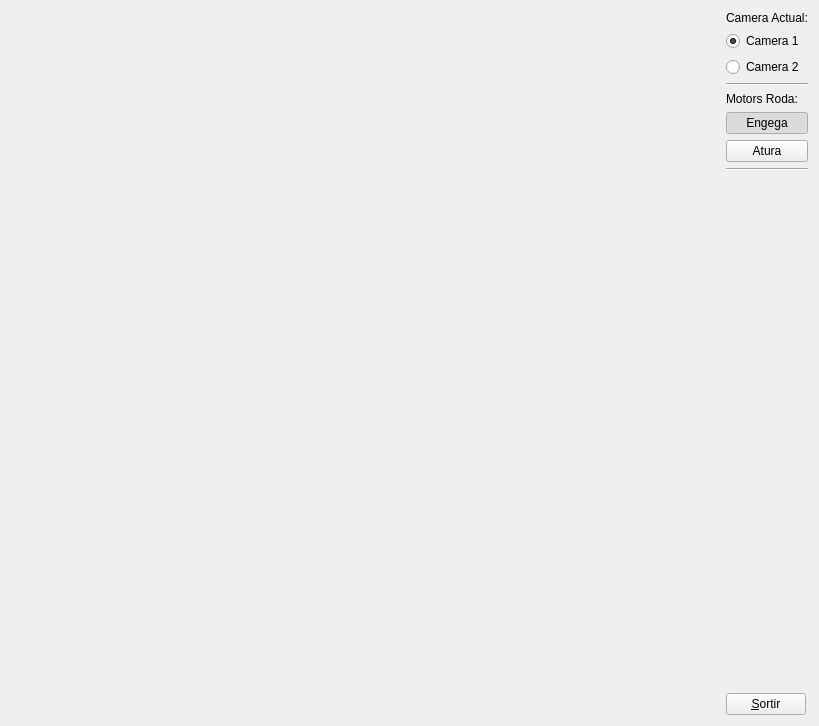
<?xml version="1.0" encoding="UTF-8"?>
<ui version="4.0">
 <class>MyForm</class>
 <widget class="QWidget" name="MyForm">
  <property name="geometry">
   <rect>
    <x>0</x>
    <y>0</y>
    <width>819</width>
    <height>726</height>
   </rect>
  </property>
  <property name="windowTitle">
   <string>IDI-Lab</string>
  </property>
  <layout class="QHBoxLayout" name="horizontalLayout">
   <item>
    <widget class="MyGLWidget" name="widget" native="true">
     <property name="sizePolicy">
      <sizepolicy hsizetype="Expanding" vsizetype="Expanding">
       <horstretch>0</horstretch>
       <verstretch>0</verstretch>
      </sizepolicy>
     </property>
     <property name="minimumSize">
      <size>
       <width>50</width>
       <height>50</height>
      </size>
     </property>
    </widget>
   </item>
   <item>
    <layout class="QVBoxLayout" name="verticalLayout">
     <item>
      <widget class="QLabel" name="label">
       <property name="text">
        <string>Camera Actual:</string>
       </property>
      </widget>
     </item>
     <item>
      <widget class="QRadioButton" name="radioButton">
       <property name="text">
        <string>Camera 1</string>
       </property>
       <property name="checked">
        <bool>true</bool>
       </property>
      </widget>
     </item>
     <item>
      <widget class="QRadioButton" name="radioButton_2">
       <property name="text">
        <string>Camera 2</string>
       </property>
      </widget>
     </item>
     <item>
      <widget class="Line" name="line">
       <property name="orientation">
        <enum>Qt::Horizontal</enum>
       </property>
      </widget>
     </item>
     <item>
      <widget class="QLabel" name="label_3">
       <property name="text">
        <string>Motors Roda:</string>
       </property>
      </widget>
     </item>
     <item>
      <widget class="QPushButton" name="pushButton_2">
       <property name="text">
        <string>Engega</string>
       </property>
       <property name="checkable">
        <bool>true</bool>
       </property>
       <property name="checked">
        <bool>true</bool>
       </property>
      </widget>
     </item>
     <item>
      <widget class="QPushButton" name="pushButton_3">
       <property name="text">
        <string>Atura</string>
       </property>
       <property name="checkable">
        <bool>true</bool>
       </property>
      </widget>
     </item>
     <item>
      <widget class="Line" name="line_2">
       <property name="orientation">
        <enum>Qt::Horizontal</enum>
       </property>
      </widget>
     </item>
     <item>
      <spacer name="verticalSpacer">
       <property name="orientation">
        <enum>Qt::Vertical</enum>
       </property>
       <property name="sizeHint" stdset="0">
        <size>
         <width>20</width>
         <height>40</height>
        </size>
       </property>
      </spacer>
     </item>
     <item>
      <widget class="QPushButton" name="pushButton">
       <property name="sizePolicy">
        <sizepolicy hsizetype="Fixed" vsizetype="Fixed">
         <horstretch>0</horstretch>
         <verstretch>0</verstretch>
        </sizepolicy>
       </property>
       <property name="text">
        <string>&amp;Sortir</string>
       </property>
      </widget>
     </item>
    </layout>
   </item>
  </layout>
 </widget>
 <customwidgets>
  <customwidget>
   <class>MyGLWidget</class>
   <extends>QWidget</extends>
   <header>MyGLWidget.h</header>
   <container>1</container>
   <slots>
    <signal>enviaEstatCamera(bool)</signal>
    <slot>setCamera()</slot>
    <slot>atura()</slot>
    <slot>engega()</slot>
   </slots>
  </customwidget>
 </customwidgets>
 <resources/>
 <connections>
  <connection>
   <sender>pushButton</sender>
   <signal>clicked()</signal>
   <receiver>MyForm</receiver>
   <slot>close()</slot>
   <hints>
    <hint type="sourcelabel">
     <x>774</x>
     <y>715</y>
    </hint>
    <hint type="destinationlabel">
     <x>839</x>
     <y>529</y>
    </hint>
   </hints>
  </connection>
  <connection>
   <sender>radioButton_2</sender>
   <signal>toggled(bool)</signal>
   <receiver>widget</receiver>
   <slot>setCamera()</slot>
   <hints>
    <hint type="sourcelabel">
     <x>718</x>
     <y>69</y>
    </hint>
    <hint type="destinationlabel">
     <x>669</x>
     <y>75</y>
    </hint>
   </hints>
  </connection>
  <connection>
   <sender>pushButton_2</sender>
   <signal>toggled(bool)</signal>
   <receiver>widget</receiver>
   <slot>engega()</slot>
   <hints>
    <hint type="sourcelabel">
     <x>748</x>
     <y>141</y>
    </hint>
    <hint type="destinationlabel">
     <x>670</x>
     <y>133</y>
    </hint>
   </hints>
  </connection>
  <connection>
   <sender>pushButton_3</sender>
   <signal>toggled(bool)</signal>
   <receiver>widget</receiver>
   <slot>atura()</slot>
   <hints>
    <hint type="sourcelabel">
     <x>727</x>
     <y>167</y>
    </hint>
    <hint type="destinationlabel">
     <x>678</x>
     <y>164</y>
    </hint>
   </hints>
  </connection>
 </connections>
</ui>
